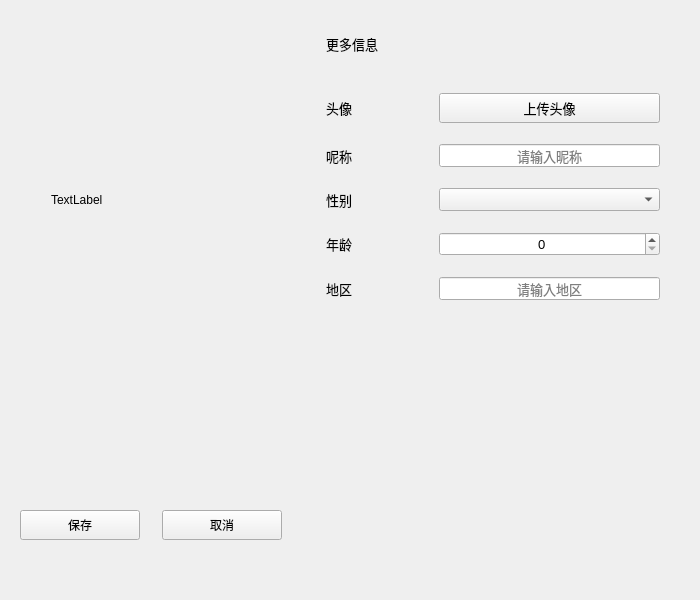
<?xml version="1.0" encoding="UTF-8"?>
<ui version="4.0">
 <class>UserProFile</class>
 <widget class="QWidget" name="UserProFile">
  <property name="geometry">
   <rect>
    <x>0</x>
    <y>0</y>
    <width>700</width>
    <height>600</height>
   </rect>
  </property>
  <property name="minimumSize">
   <size>
    <width>700</width>
    <height>600</height>
   </size>
  </property>
  <property name="maximumSize">
   <size>
    <width>700</width>
    <height>600</height>
   </size>
  </property>
  <property name="windowTitle">
   <string>个人资料</string>
  </property>
  <layout class="QGridLayout" name="gridLayout_2">
   <item row="0" column="0">
    <widget class="QWidget" name="FirstWidget" native="true">
     <property name="minimumSize">
      <size>
       <width>280</width>
       <height>0</height>
      </size>
     </property>
     <property name="maximumSize">
      <size>
       <width>280</width>
       <height>16777215</height>
      </size>
     </property>
     <layout class="QGridLayout" name="gridLayout_4">
      <property name="leftMargin">
       <number>9</number>
      </property>
      <property name="horizontalSpacing">
       <number>0</number>
      </property>
      <property name="verticalSpacing">
       <number>3</number>
      </property>
      <item row="1" column="0" colspan="3">
       <layout class="QGridLayout" name="gridLayout_3">
        <property name="horizontalSpacing">
         <number>0</number>
        </property>
        <item row="0" column="0">
         <widget class="QLabel" name="label_ProFile">
          <property name="minimumSize">
           <size>
            <width>200</width>
            <height>200</height>
           </size>
          </property>
          <property name="maximumSize">
           <size>
            <width>200</width>
            <height>200</height>
           </size>
          </property>
          <property name="text">
           <string>TextLabel</string>
          </property>
         </widget>
        </item>
        <item row="1" column="0">
         <spacer name="verticalSpacer">
          <property name="orientation">
           <enum>Qt::Vertical</enum>
          </property>
          <property name="sizeHint" stdset="0">
           <size>
            <width>20</width>
            <height>40</height>
           </size>
          </property>
         </spacer>
        </item>
       </layout>
      </item>
      <item row="3" column="2">
       <widget class="QPushButton" name="pushButton_Cancel">
        <property name="minimumSize">
         <size>
          <width>120</width>
          <height>30</height>
         </size>
        </property>
        <property name="maximumSize">
         <size>
          <width>120</width>
          <height>16777215</height>
         </size>
        </property>
        <property name="text">
         <string>取消</string>
        </property>
       </widget>
      </item>
      <item row="3" column="0">
       <widget class="QPushButton" name="pushButton_Save">
        <property name="minimumSize">
         <size>
          <width>120</width>
          <height>30</height>
         </size>
        </property>
        <property name="maximumSize">
         <size>
          <width>120</width>
          <height>16777215</height>
         </size>
        </property>
        <property name="text">
         <string>保存</string>
        </property>
       </widget>
      </item>
      <item row="0" column="1">
       <spacer name="verticalSpacer_2">
        <property name="orientation">
         <enum>Qt::Vertical</enum>
        </property>
        <property name="sizeType">
         <enum>QSizePolicy::Fixed</enum>
        </property>
        <property name="sizeHint" stdset="0">
         <size>
          <width>20</width>
          <height>80</height>
         </size>
        </property>
       </spacer>
      </item>
      <item row="4" column="1">
       <spacer name="verticalSpacer_3">
        <property name="orientation">
         <enum>Qt::Vertical</enum>
        </property>
        <property name="sizeType">
         <enum>QSizePolicy::Fixed</enum>
        </property>
        <property name="sizeHint" stdset="0">
         <size>
          <width>5</width>
          <height>40</height>
         </size>
        </property>
       </spacer>
      </item>
     </layout>
    </widget>
   </item>
   <item row="0" column="2">
    <widget class="QWidget" name="SecondWidget" native="true">
     <layout class="QGridLayout" name="gridLayout">
      <property name="topMargin">
       <number>0</number>
      </property>
      <item row="1" column="0">
       <spacer name="verticalSpacer_6">
        <property name="orientation">
         <enum>Qt::Vertical</enum>
        </property>
        <property name="sizeType">
         <enum>QSizePolicy::Fixed</enum>
        </property>
        <property name="sizeHint" stdset="0">
         <size>
          <width>20</width>
          <height>10</height>
         </size>
        </property>
       </spacer>
      </item>
      <item row="4" column="0">
       <widget class="QLabel" name="label_Name">
        <property name="font">
         <font>
          <pointsize>10</pointsize>
         </font>
        </property>
        <property name="text">
         <string>呢称</string>
        </property>
       </widget>
      </item>
      <item row="4" column="1" colspan="2">
       <widget class="QLineEdit" name="lineEdit_UnameEdit">
        <property name="font">
         <font>
          <pointsize>10</pointsize>
         </font>
        </property>
        <property name="alignment">
         <set>Qt::AlignCenter</set>
        </property>
        <property name="placeholderText">
         <string>请输入昵称</string>
        </property>
       </widget>
      </item>
      <item row="6" column="0">
       <widget class="QLabel" name="label_Gender">
        <property name="font">
         <font>
          <pointsize>10</pointsize>
         </font>
        </property>
        <property name="text">
         <string>性别</string>
        </property>
       </widget>
      </item>
      <item row="5" column="0">
       <spacer name="verticalSpacer_7">
        <property name="orientation">
         <enum>Qt::Vertical</enum>
        </property>
        <property name="sizeType">
         <enum>QSizePolicy::Fixed</enum>
        </property>
        <property name="sizeHint" stdset="0">
         <size>
          <width>20</width>
          <height>15</height>
         </size>
        </property>
       </spacer>
      </item>
      <item row="9" column="0">
       <spacer name="verticalSpacer_9">
        <property name="orientation">
         <enum>Qt::Vertical</enum>
        </property>
        <property name="sizeType">
         <enum>QSizePolicy::Fixed</enum>
        </property>
        <property name="sizeHint" stdset="0">
         <size>
          <width>20</width>
          <height>15</height>
         </size>
        </property>
       </spacer>
      </item>
      <item row="7" column="0">
       <spacer name="verticalSpacer_8">
        <property name="orientation">
         <enum>Qt::Vertical</enum>
        </property>
        <property name="sizeType">
         <enum>QSizePolicy::Fixed</enum>
        </property>
        <property name="sizeHint" stdset="0">
         <size>
          <width>20</width>
          <height>15</height>
         </size>
        </property>
       </spacer>
      </item>
      <item row="2" column="0">
       <widget class="QLabel" name="label_Upload">
        <property name="font">
         <font>
          <pointsize>10</pointsize>
         </font>
        </property>
        <property name="text">
         <string>头像</string>
        </property>
       </widget>
      </item>
      <item row="2" column="1" colspan="2">
       <widget class="QPushButton" name="pushButton_Upload">
        <property name="minimumSize">
         <size>
          <width>0</width>
          <height>30</height>
         </size>
        </property>
        <property name="maximumSize">
         <size>
          <width>16777215</width>
          <height>30</height>
         </size>
        </property>
        <property name="font">
         <font>
          <pointsize>10</pointsize>
         </font>
        </property>
        <property name="text">
         <string>上传头像</string>
        </property>
       </widget>
      </item>
      <item row="0" column="0">
       <widget class="QLabel" name="label_More">
        <property name="font">
         <font>
          <pointsize>10</pointsize>
         </font>
        </property>
        <property name="text">
         <string>更多信息</string>
        </property>
       </widget>
      </item>
      <item row="11" column="0">
       <spacer name="verticalSpacer_5">
        <property name="orientation">
         <enum>Qt::Vertical</enum>
        </property>
        <property name="sizeType">
         <enum>QSizePolicy::Fixed</enum>
        </property>
        <property name="sizeHint" stdset="0">
         <size>
          <width>20</width>
          <height>280</height>
         </size>
        </property>
       </spacer>
      </item>
      <item row="3" column="0">
       <spacer name="verticalSpacer_10">
        <property name="orientation">
         <enum>Qt::Vertical</enum>
        </property>
        <property name="sizeType">
         <enum>QSizePolicy::Fixed</enum>
        </property>
        <property name="sizeHint" stdset="0">
         <size>
          <width>20</width>
          <height>15</height>
         </size>
        </property>
       </spacer>
      </item>
      <item row="6" column="1" colspan="2">
       <widget class="QComboBox" name="comboBox_Gender">
        <property name="font">
         <font>
          <pointsize>10</pointsize>
         </font>
        </property>
       </widget>
      </item>
      <item row="10" column="0">
       <widget class="QLabel" name="label_Region">
        <property name="font">
         <font>
          <pointsize>10</pointsize>
         </font>
        </property>
        <property name="text">
         <string>地区</string>
        </property>
       </widget>
      </item>
      <item row="8" column="0">
       <widget class="QLabel" name="label_AGE">
        <property name="font">
         <font>
          <pointsize>10</pointsize>
         </font>
        </property>
        <property name="text">
         <string>年龄</string>
        </property>
       </widget>
      </item>
      <item row="10" column="1" colspan="2">
       <widget class="QLineEdit" name="lineEdit_RegionEdit">
        <property name="font">
         <font>
          <pointsize>10</pointsize>
         </font>
        </property>
        <property name="alignment">
         <set>Qt::AlignCenter</set>
        </property>
        <property name="placeholderText">
         <string>请输入地区</string>
        </property>
       </widget>
      </item>
      <item row="8" column="1" colspan="2">
       <widget class="QSpinBox" name="spinBox_Age">
        <property name="font">
         <font>
          <pointsize>10</pointsize>
         </font>
        </property>
        <property name="alignment">
         <set>Qt::AlignCenter</set>
        </property>
       </widget>
      </item>
     </layout>
    </widget>
   </item>
   <item row="0" column="3">
    <spacer name="horizontalSpacer">
     <property name="orientation">
      <enum>Qt::Horizontal</enum>
     </property>
     <property name="sizeType">
      <enum>QSizePolicy::Fixed</enum>
     </property>
     <property name="sizeHint" stdset="0">
      <size>
       <width>20</width>
       <height>20</height>
      </size>
     </property>
    </spacer>
   </item>
   <item row="0" column="1">
    <spacer name="horizontalSpacer_2">
     <property name="orientation">
      <enum>Qt::Horizontal</enum>
     </property>
     <property name="sizeType">
      <enum>QSizePolicy::Fixed</enum>
     </property>
     <property name="sizeHint" stdset="0">
      <size>
       <width>20</width>
       <height>20</height>
      </size>
     </property>
    </spacer>
   </item>
  </layout>
 </widget>
 <tabstops>
  <tabstop>comboBox_Gender</tabstop>
  <tabstop>spinBox_Age</tabstop>
  <tabstop>lineEdit_RegionEdit</tabstop>
 </tabstops>
 <resources/>
 <connections/>
</ui>
